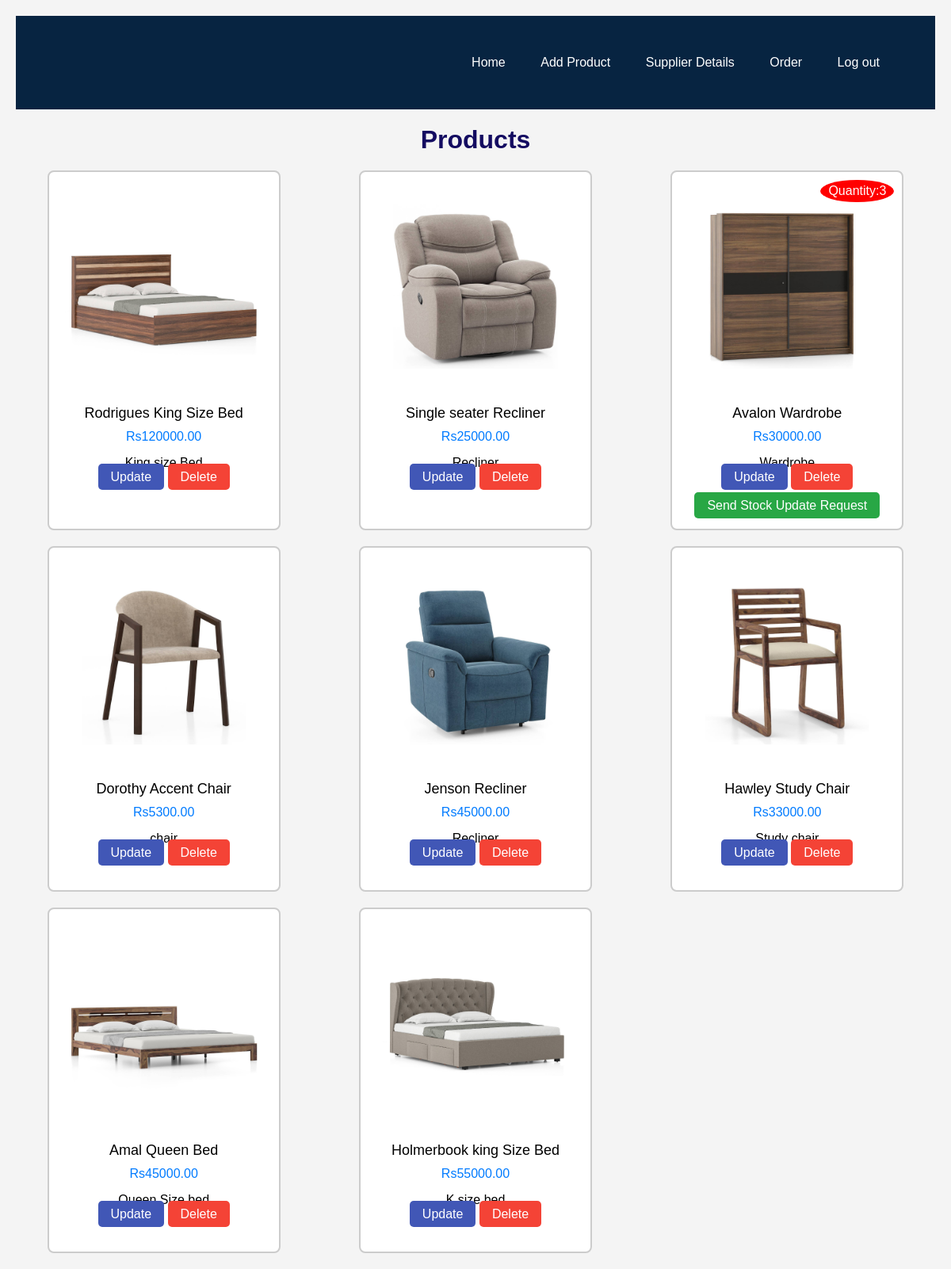
Page /adminpage/ on the committed database.
### handwash/models.py (models this page shows, shortened)
class Product(models.Model):
    name = models.CharField(max_length=255)
    description = models.TextField()
    category =models.ForeignKey(Category,on_delete=models.CASCADE)
    price = models.DecimalField(max_digits=10, decimal_places=2)
    image = models.ImageField(upload_to='productimages/')
    is_active = models.BooleanField(default=True)
    ml=models.IntegerField()
    quantity = models.IntegerField(default=0)
    reorderlevel = models.IntegerField(default=0)  # Add the reorderlevel field

### handwash/views.py (the view)
# urls.py: path('adminpage/', views.adminpage, name='adminpage'),
def adminpage(request):
    products_at_reorder_level = Product.objects.filter(quantity__lte=F('reorderlevel'))
    product = Product.objects.annotate(
        is_approved=Case(
            When(updatestockrequest__is_approved=False, then=False),
            default=True,
            output_field=BooleanField()
        )
    )
    requested_stock_updates = updateStockRequest.objects.all()
    context = {
        'products_at_reorder_level': products_at_reorder_level,
        'productdata': product,
        'requested_stock_updates': requested_stock_updates
    }
    return render(request, 'user.html', context)

### handwash/templates/user.html (shortened to what this page needs)
{% load static %}
<!DOCTYPE html>
<html lang="en">
<head>
</head>
<body>
    <div class="header">
        <a href="{% url 'adminpage' %}">Home</a>
        <a href="{% url 'admin_add' %}">Add Product</a>
        <a href="{% url 'suppliers' %}">Supplier Details</a>
        <a href="{% url 'adminorders' %}">Order</a>
        <a href="{% url 'user_logout' %}">Log out</a>
    </div>
    <h1 align="center" style="color: #140c61;">Products</h1>
    <div class="grid-container">
        {% for product in productdata %}
        {% if product.is_active %}
        <div class="product">
            <img src="{{ product.image.url }}" alt="{{ product.name }}">
            <div class="title">{{ product.name }}</div>
            <div class="price">Rs{{ product.price }}</div>
            <div class="description">{{ product.description }}</div>
            {% if product.quantity < 5 %}
            <span class="badge">Quantity:{{ product.quantity }}</span>
            {% endif %}
            <a href="{% url 'edit_product' product.id %}" class="btn edit-btn">Update</a>
            <a href="{% url 'delete_product' product.id %}" class="btn delete-btn">Delete</a><br><br>
            {% if product.quantity < 5 %}
            {% if product.is_approved == False %}
            <a href="#" class="btn stock-update-btn">Already sent stock update Request</a>
            {% else %}
            <a href="{% url 'send_stock_update_request' product.id %}" class="btn stock-update-btn"
                onclick="showAlert()">Send Stock Update Request</a>
            {% endif %}
            {% endif %}
        </div>
        {% endif %}
        {% endfor %}
    </div>
</body>
</html>

### handwash/templates/user.html (style rules this page uses)
* { margin: 0; padding: 0; box-sizing: border-box; }
body { font-family: Arial, sans-serif; background-color: #f4f4f4; margin: 0; padding: 20px; }
.header { background-color: #072441; padding: 50px; text-align: right; }
.header a { color: white; text-decoration: none; margin: 0 20px; }
h1 { text-align: center; margin: 20px 0; }
.grid-container { display: grid; grid-template-columns: repeat(auto-fill, minmax(300px, 1fr)); gap: 20px; justify-items: center; align-items: stretch; }
.product { text-align: center; border: 2px solid #ccc; padding: 20px; background-color: #fff; border-radius: 8px; transition: transform 0.3s ease; position: relative; }
.product img { width: 250px; height: auto; margin-bottom: 20px; }
.product .title { font-size: 18px; margin-bottom: 10px; }
.product .price { font-size: 16px; color: #007bff; margin-bottom: 15px; }
.btn { text-decoration: none; padding: 8px 16px; border-radius: 5px; cursor: pointer; transition: background-color 0.3s, color 0.3s; }
.btn.edit-btn { background-color: #4157b6; color: white; border: none; }
.btn.delete-btn { background-color: #f44336; color: white; border: none; }
.btn.stock-update-btn { background-color: #28a745; color: white; border: none; }
.badge { position: absolute; top: 10px; right: 10px; background-color: red; color: white; padding: 5px 10px; border-radius: 50%; }

### rows in the picture
Product: image (picture), name "Rodrigues King Size Bed", price "120000.00", description "King size Bed"
Product: image (picture), name "Single seater Recliner", price "25000.00", description "Recliner"
Product: image (picture), name "Avalon Wardrobe", price "30000.00", description "Wardrobe", quantity "3", shows "Send Stock Update Request"
Product: image (picture), name "Dorothy Accent Chair", price "5300.00", description "chair"
Product: image (picture), name "Jenson Recliner", price "45000.00", description "Recliner"
Product: image (picture), name "Hawley Study Chair", price "33000.00", description "Study chair"
Product: image (picture), name "Amal Queen Bed", price "45000.00", description "Queen Size bed"
Product: image (picture), name "Holmerbook king Size Bed", price "55000.00", description "K size bed"
